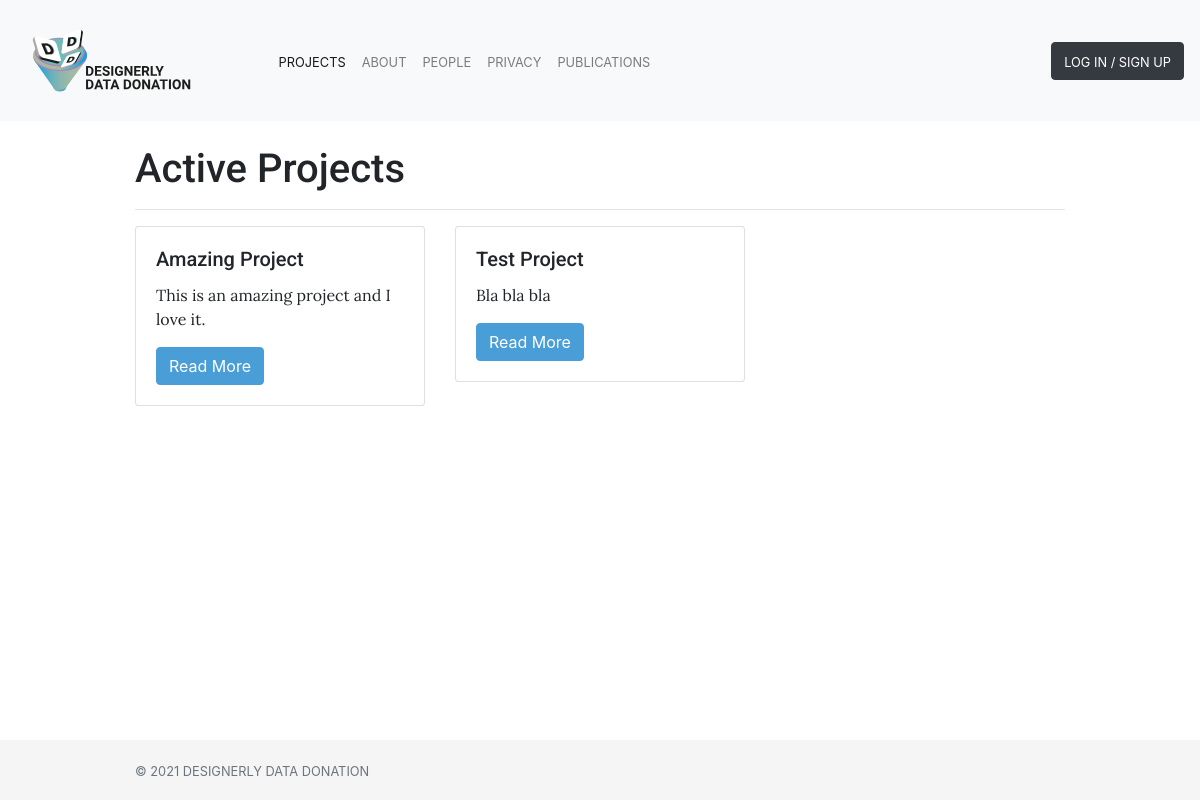
The app's page /project/ with its own data.
### bucket_view/models.py (models this page shows)
class Project(models.Model):
    id                      = models.CharField(max_length=100, blank=False, unique=True, primary_key=True)
    user                    = models.ForeignKey(settings.AUTH_USER_MODEL, on_delete=models.CASCADE)
    researcher_name         = models.CharField(max_length=200, unique=False, default=None, null=True)
    researcher_affiliation  = models.CharField(max_length=200, unique=False, default=None, null=True)
    title                   = models.CharField(max_length=100, blank=False) # Short string field to hold project name
    description_tweet       = models.CharField(max_length=280, blank=False)  # Tweet-Like description of project
    description             = models.TextField(blank=False)  # Large string frield to hold a piece of text
    hrec                    = models.BooleanField(default=False)
    data                    = models.JSONField(blank=False, null=True)
    image                   = models.ImageField(upload_to="images", blank=True, null=True)
    start                   = models.DateField(blank=False)  # Start of project
    end                     = models.DateField(blank=False)  # End of project
    data_info               = models.TextField(blank=False, null=True)
    instructions            = models.TextField(unique=False, default=None, null=True)
    groupId                 = models.CharField(max_length=200, unique=True, default=None)
    def active(self):
        now = datetime.date.today()
        if self.start <= now and now <= self.end:
            return True
        return False

### bucket_view/views.py (the view)
# urls.py: path("project/", views.project_list, name="project_list"),
def project_list(request):
    project = Project.objects.all()
    context = {
        'project': project
    }
    return render(request, "project_list.html", context)

### bucket_view/templates/project_list.html
{% extends "base.html" %}
{% load static %}
{% block page_content %}
<section style="padding-top: 50px; padding-bottom: 50px">
    <div class="container">
        <h1>Active Projects</h1>
      <hr>
        <div class="row">
        {% for p in project %}
                {% if p.active and p.id != 'ddd_demo' %}
                    <div class="col-md-4">
                        <div class="card mb-2">
                            <div class="card-body">
                                <h5 class="card-title">{{ p.title }}</h5>
                                <p class="card-text">{{ p.description_tweet }}</p>
                                <a href="{% url 'project_view' pk=p.pk %}"
                                   class="btn btn-primary">
                                    Read More
                                </a>
                            </div>
                        </div>
                    </div>
                {% endif %}
            {% endfor %}
        </div>
    </div>
</section>
{% endblock %}

### static/css/base.css (style rules this page uses)
p { font-family: 'Lora', Sans-Serif; }
h1, h2, h3, h4, h5, h6 { font-family: 'Roboto', Serif; }
body { margin-bottom: 60px; margin-top: 95px; }
.btn-primary { color: #ffffff; background-color: #499ed8; border-color: #499ed8; }
a { color: #499ed8; }
.container { max-width: 960px; }

### records on screen
Project: title "Amazing Project", description_tweet "This is an amazing project and I love it."
Project: title "Test Project", description_tweet "Bla bla bla"
